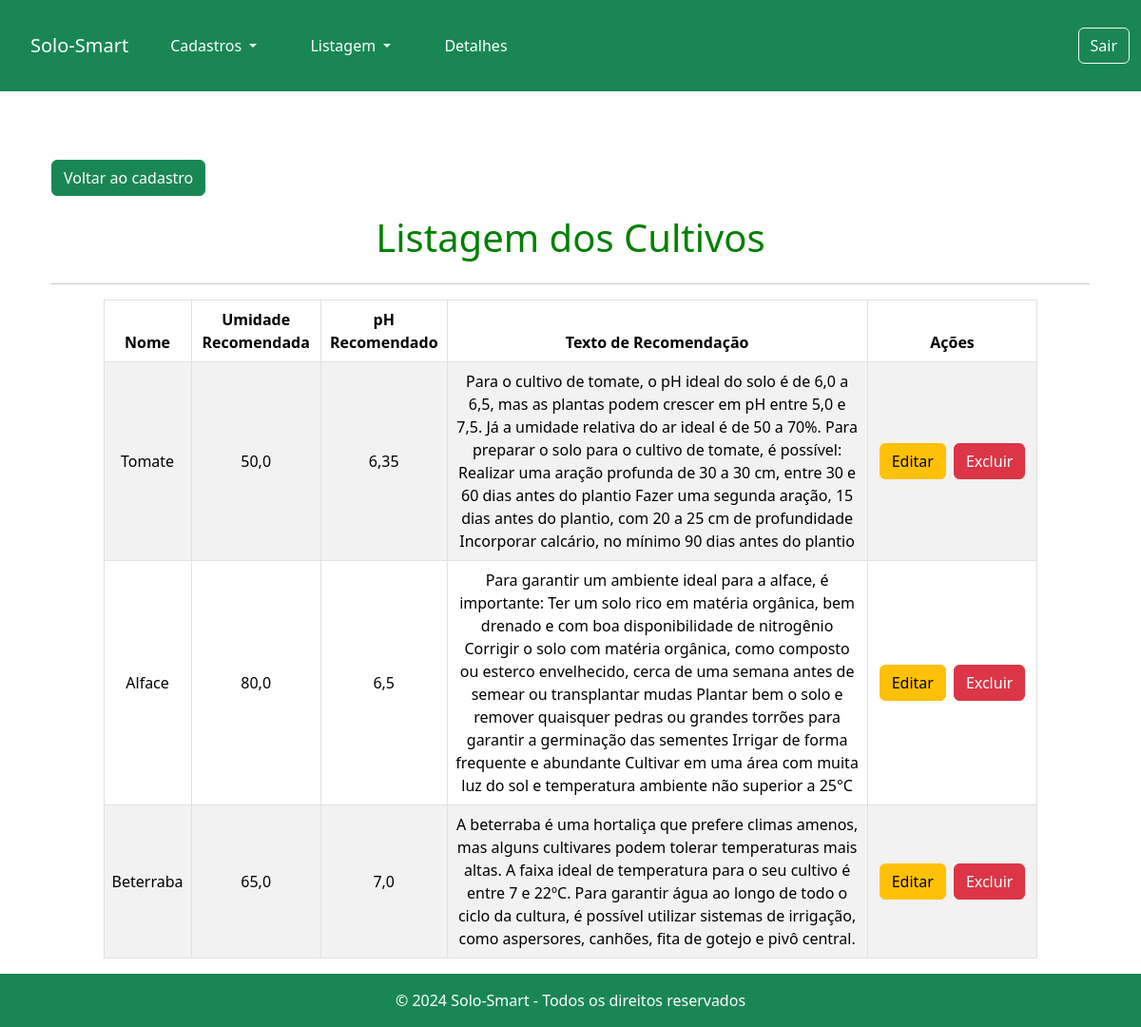
Before: /listagem_cultivos/ (signed in) with the older database file.
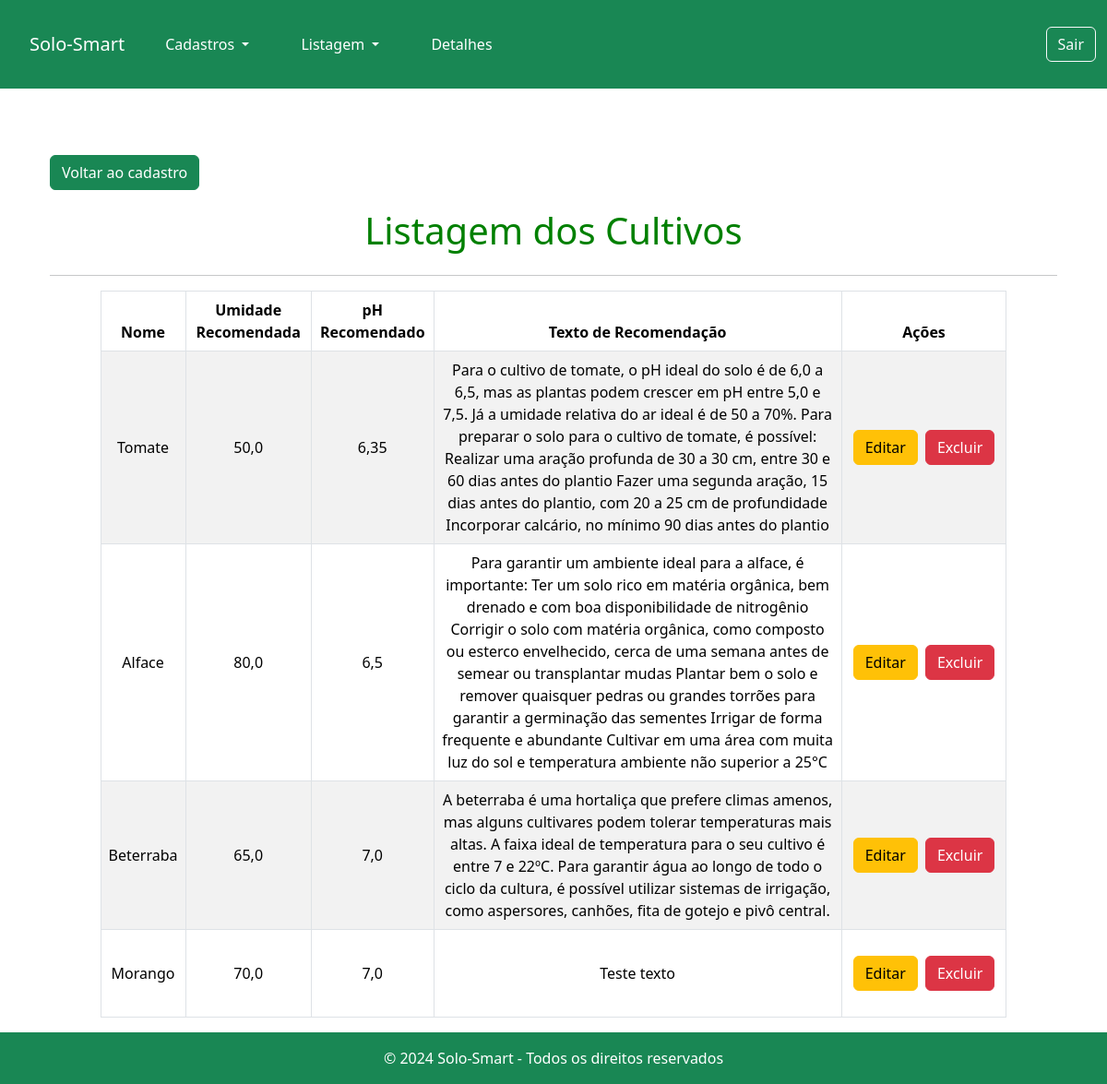
After: the same page with the newer database file.
### app_fazenda/models.py (models this page shows, shortened)
class Cultivo(models.Model):
    id = models.AutoField(primary_key=True)
    nome = models.CharField(max_length=255)
    umidade_recomendado = models.FloatField()
    ph_recomendado = models.FloatField()
    texto_recomendacao = models.TextField(max_length=1200, null=True)
    usuario = models.ForeignKey(get_user_model(), on_delete=models.CASCADE)

### app_fazenda/views.py (the view)
# urls.py: path('listagem_cultivos/', views.listar_cultivos, name='listar_cultivos'),
@login_required
def listar_cultivos(request):
    cultivos = Cultivo.objects.filter(usuario=request.user)  # Filtra pelos cultivos do usuário
    dados = {
        'dados': cultivos
    }
    return render(request, 'cultivo/listar_cultivos.html', dados)

### app_fazenda/templates/cultivo/listar_cultivos.html (shortened to what this page needs)
{% extends 'base.html' %}
{% block content %}
<div class="container mt-5">
    <a style="margin: 0;" href="{% url 'cadastrar_cultivo' %} " class="btn btn-success">Voltar ao cadastro</a>
    <h1 class="mb-4 text-center">Listagem dos Cultivos</h1>
    <hr>
    <div id="div-cultivo" class="table-responsive">
        <table class="table table-bordered table-striped text-center align-middle" id="tabela-cultivos">
            <thead class="bg-success text-white">
                <tr>
                    <th>Nome</th>
                    <th>Umidade Recomendada</th>
                    <th>pH Recomendado</th>
                    <th>Texto de Recomendação</th>
                    <th>Ações</th>
                </tr>
            </thead>
            <tbody>
                {% for dado in dados %}
                <tr>
                    <td>{{ dado.nome }}</td>
                    <td>{{ dado.umidade_recomendado }}</td>
                    <td>{{ dado.ph_recomendado }}</td>
                    <td>{{ dado.texto_recomendacao }}</td>
                    <td>
                        <div class="d-flex justify-content-center">
                            <a href="{% url 'editar_cultivo' dado.pk %}" class="btn btn-warning mx-1">Editar</a>
                            <a href="{% url 'excluir_cultivo' dado.pk %}" class="btn btn-danger mx-1">Excluir</a>
                        </div>
                    </td>
                </tr>
                {% endfor %}
            </tbody>
        </table>
    </div>
</div>
{% endblock %}

Changed rows visible on the page:
added Cultivo: nome "Morango", umidade_recomendado "70,0", ph_recomendado "7,0", texto_recomendacao "Teste texto"
